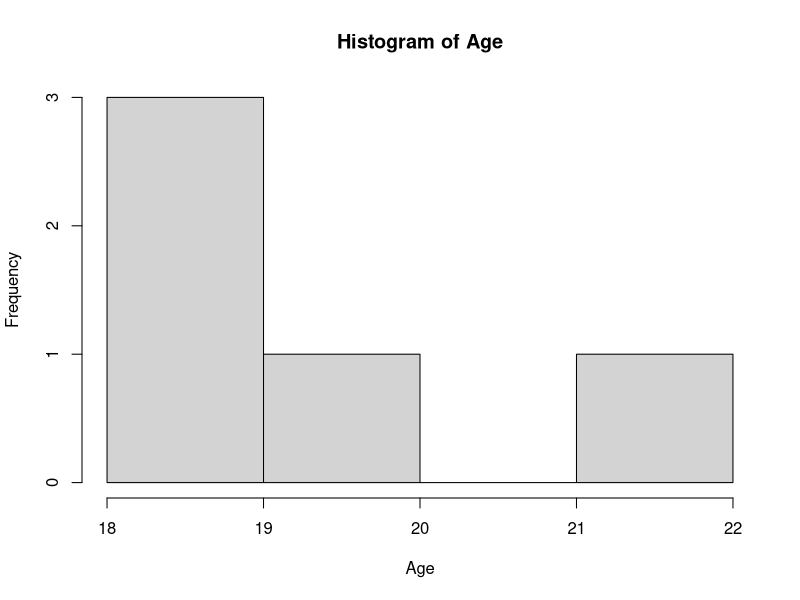

Generate this figure with R: (Note: this script raises an error after producing the figure.)
getwd()
(12+2)/2
Age<-19
Age<-c(18,20,22,19,19)
Age[3]
mean(Age)
hist(Age)
StudNo<-1:10
StudNo
Sample1<-matrix(StudNo, nrow = 2)
Sample2 <- matrix(StudNo, nrow = 2,byrow = TRUE)
sample2[2,4]
